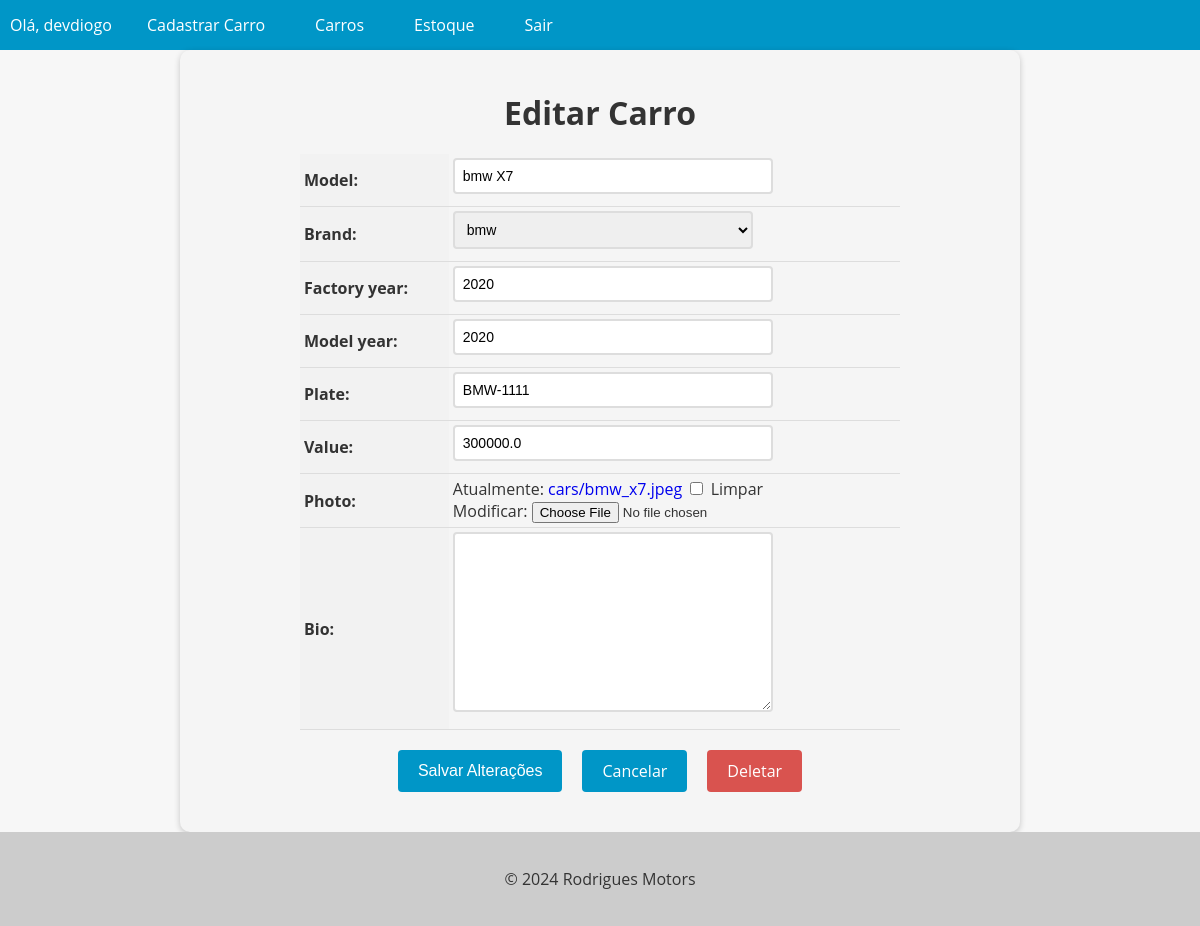
Page /car/9/update/ (signed in) on the earlier database version.
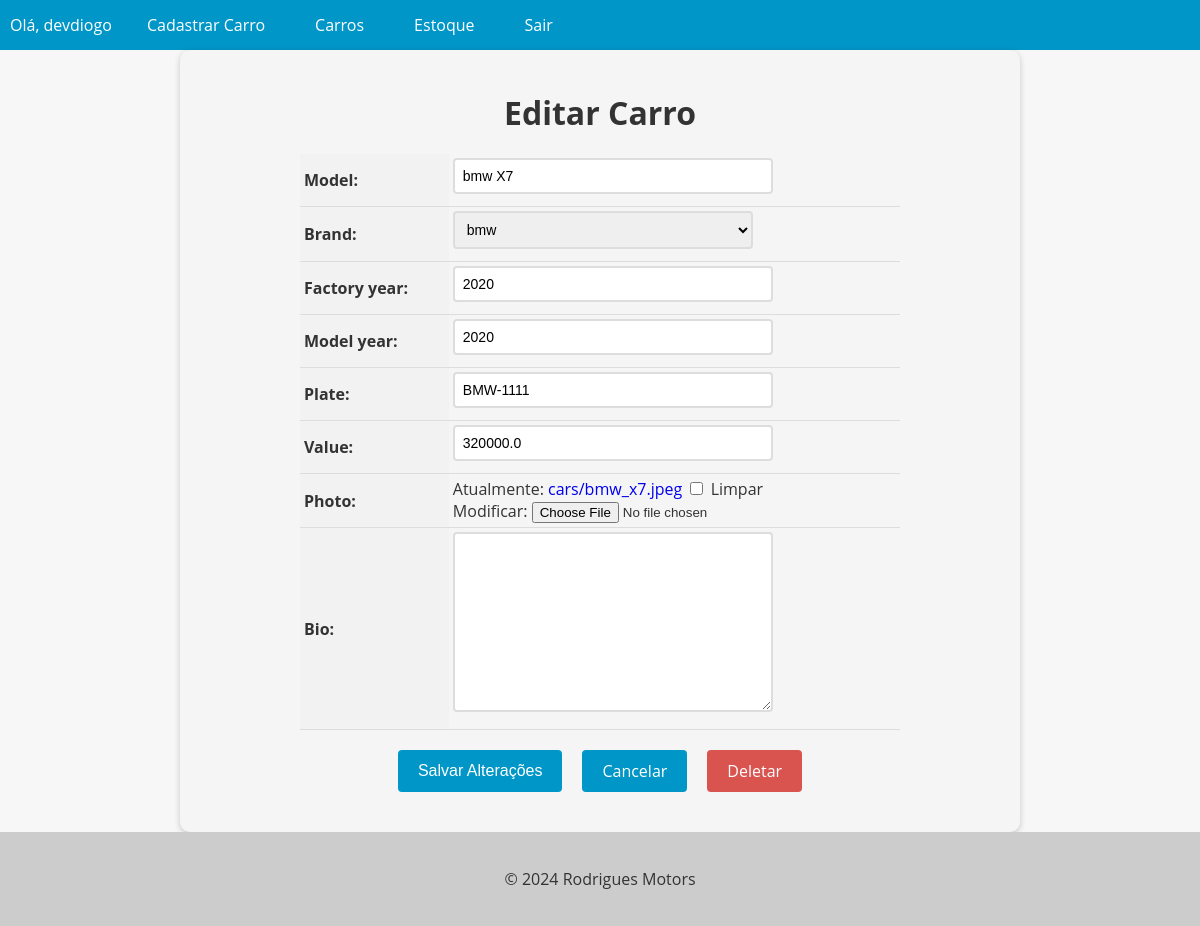
Same page on the later database version.
### cars/models.py (models this page shows, shortened)
class Car(models.Model):
    id = models.AutoField(primary_key=True)
    model = models.CharField(max_length=255)
    '''on_delete, ele protege os carros se acontecer de deletar a categoria'''
    '''related_name, ele coloca um nome na relação do carro com a marca(brand)'''
    brand = models.ForeignKey(Brand, on_delete=models.PROTECT, related_name='car_brand')
    factory_year = models.IntegerField(blank=True, null=True)
    model_year = models.IntegerField(blank=True, null=True)
    plate = models.CharField(max_length=10, blank=True, null=True)
    value = models.FloatField(blank=True, null=True)
    photo = models.ImageField(upload_to='cars/', blank=True, null=True)
    bio = models.TextField(blank=True, null=True)
    '''Aqui eu puxei o objeto para buscar o nome do carro lançando no self.model'''

### cars/views.py (the view, shortened to what this page needs)
# urls.py: path('car/<int:pk>/update/', CarUpdateView.as_view(), name='car_update'),
@method_decorator(login_required(login_url='login'), name='dispatch')
class CarUpdateView(UpdateView):
    model = Car
    form_class = CarModelForm
    template_name = 'car_update.html'

### cars/forms.py (shortened to what this page needs)
class CarModelForm(forms.ModelForm):
    class Meta:
        model = Car
        fields = '__all__'

### cars/models.py (called while the page is built)
    def __str__(self):
        return self.name

### cars/templates/car_update.html (shortened to what this page needs)
{% extends "base.html" %}
{% block content %}
  <form method="post" enctype="multipart/form-data">
    <h1>Editar Carro</h1>
    <table>
      {{ form.as_table }}
    </table>
    <div>
      <div class="buttons-container">
        <input type="submit" value="Salvar Alterações" class="btn btn-primary">
        <a href="{% url 'cars_list' %}" class="btn btn-secondary">Cancelar</a>
        <a href="{% url 'car_delete' pk=object.pk %}" class=" btn btn-danger">Deletar</a>
      </div>
    </div>
  </form>
{% endblock %}

Differences in the rows shown:
changed Car "bmw X7": value "300000.0" → "320000.0"
